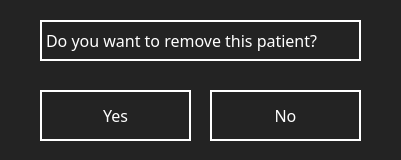
<?xml version="1.0" encoding="UTF-8"?>
<ui version="4.0">
 <class>Delete_Patient_Screen</class>
 <widget class="QDialog" name="Delete_Patient_Screen">
  <property name="geometry">
   <rect>
    <x>0</x>
    <y>0</y>
    <width>401</width>
    <height>160</height>
   </rect>
  </property>
  <property name="windowTitle">
   <string>Dialog</string>
  </property>
  <property name="styleSheet">
   <string notr="true">color: rgb(255, 255, 255);
background-color: rgb(35, 35, 35);</string>
  </property>
  <widget class="QPushButton" name="Yes_Button">
   <property name="geometry">
    <rect>
     <x>40</x>
     <y>90</y>
     <width>151</width>
     <height>51</height>
    </rect>
   </property>
   <property name="font">
    <font>
     <family>MS Reference Sans Serif</family>
     <pointsize>12</pointsize>
     <weight>50</weight>
     <italic>false</italic>
     <bold>false</bold>
    </font>
   </property>
   <property name="styleSheet">
    <string notr="true">QPushButton {
	color: rgb(255, 255, 255);
	background-color: rgb(35, 35, 35);
	border: 2px solid;
	border-color: rgb(255, 255, 255);
    font: 12pt
}
QPushButton:hover {
	background-color: rgb(85, 170, 255);
}</string>
   </property>
   <property name="text">
    <string>Yes</string>
   </property>
  </widget>
  <widget class="QPushButton" name="No_Button">
   <property name="geometry">
    <rect>
     <x>210</x>
     <y>90</y>
     <width>151</width>
     <height>51</height>
    </rect>
   </property>
   <property name="font">
    <font>
     <family>MS Reference Sans Serif</family>
     <pointsize>12</pointsize>
     <weight>50</weight>
     <italic>false</italic>
     <bold>false</bold>
    </font>
   </property>
   <property name="styleSheet">
    <string notr="true">QPushButton {
	color: rgb(255, 255, 255);
	background-color: rgb(35, 35, 35);
	border: 2px solid;
	border-color: rgb(255, 255, 255);
    font: 12pt
}
QPushButton:hover {
	background-color: rgb(85, 170, 255);
}</string>
   </property>
   <property name="text">
    <string>No</string>
   </property>
  </widget>
  <widget class="QLabel" name="Label">
   <property name="geometry">
    <rect>
     <x>40</x>
     <y>20</y>
     <width>321</width>
     <height>41</height>
    </rect>
   </property>
   <property name="font">
    <font>
     <family>MS Reference Sans Serif</family>
     <pointsize>12</pointsize>
     <weight>50</weight>
     <italic>false</italic>
     <bold>false</bold>
    </font>
   </property>
   <property name="styleSheet">
    <string notr="true">QLabel {
	color: rgb(255, 255, 255);
	background-color: rgb(35, 35, 35);
	border: 2px solid;
	border-color: rgb(255, 255, 255);
	font: 12pt
}</string>
   </property>
   <property name="text">
    <string>Do you want to remove this patient?</string>
   </property>
  </widget>
 </widget>
 <resources/>
 <connections/>
</ui>
